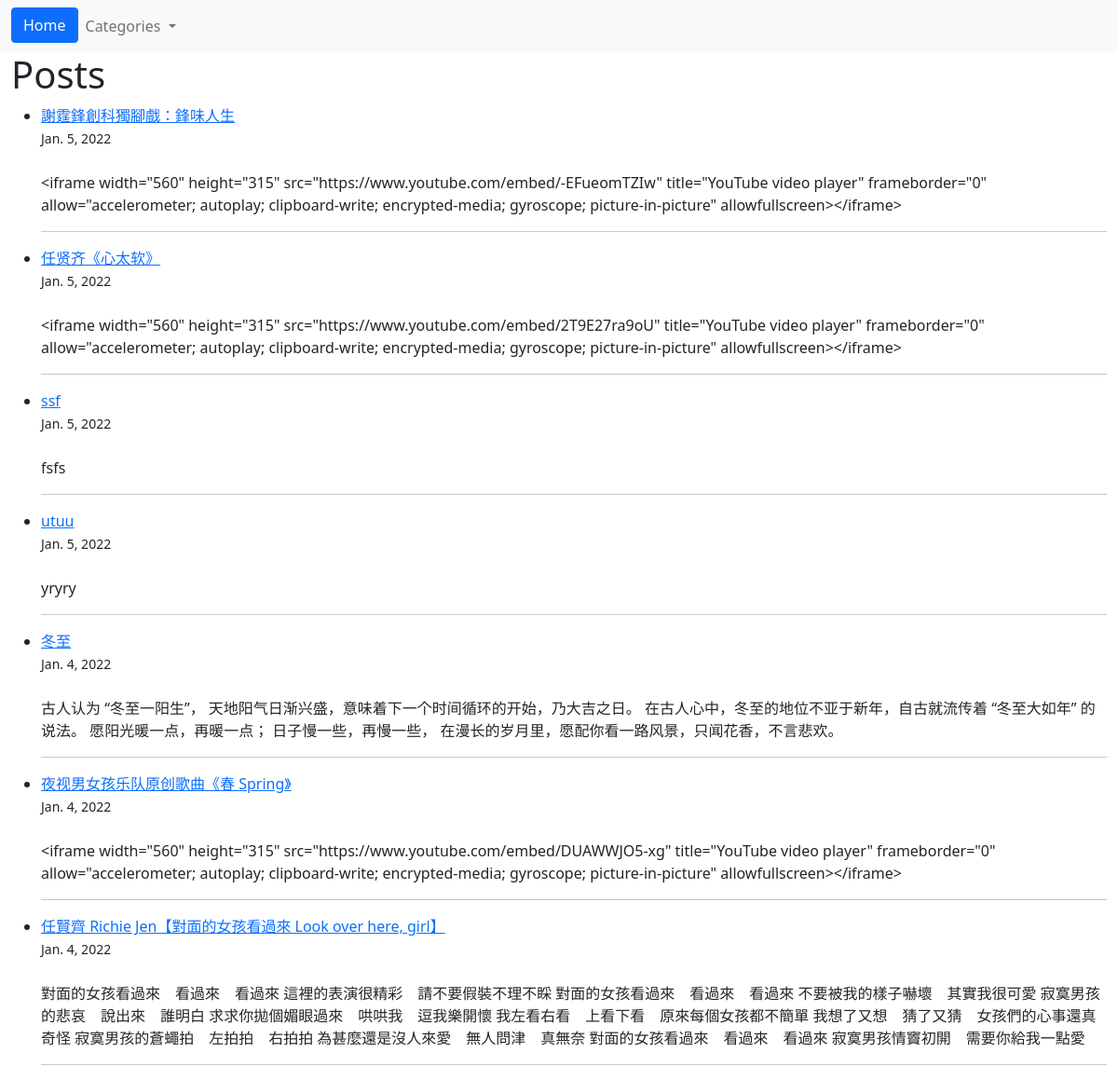
The app's page /, older data.
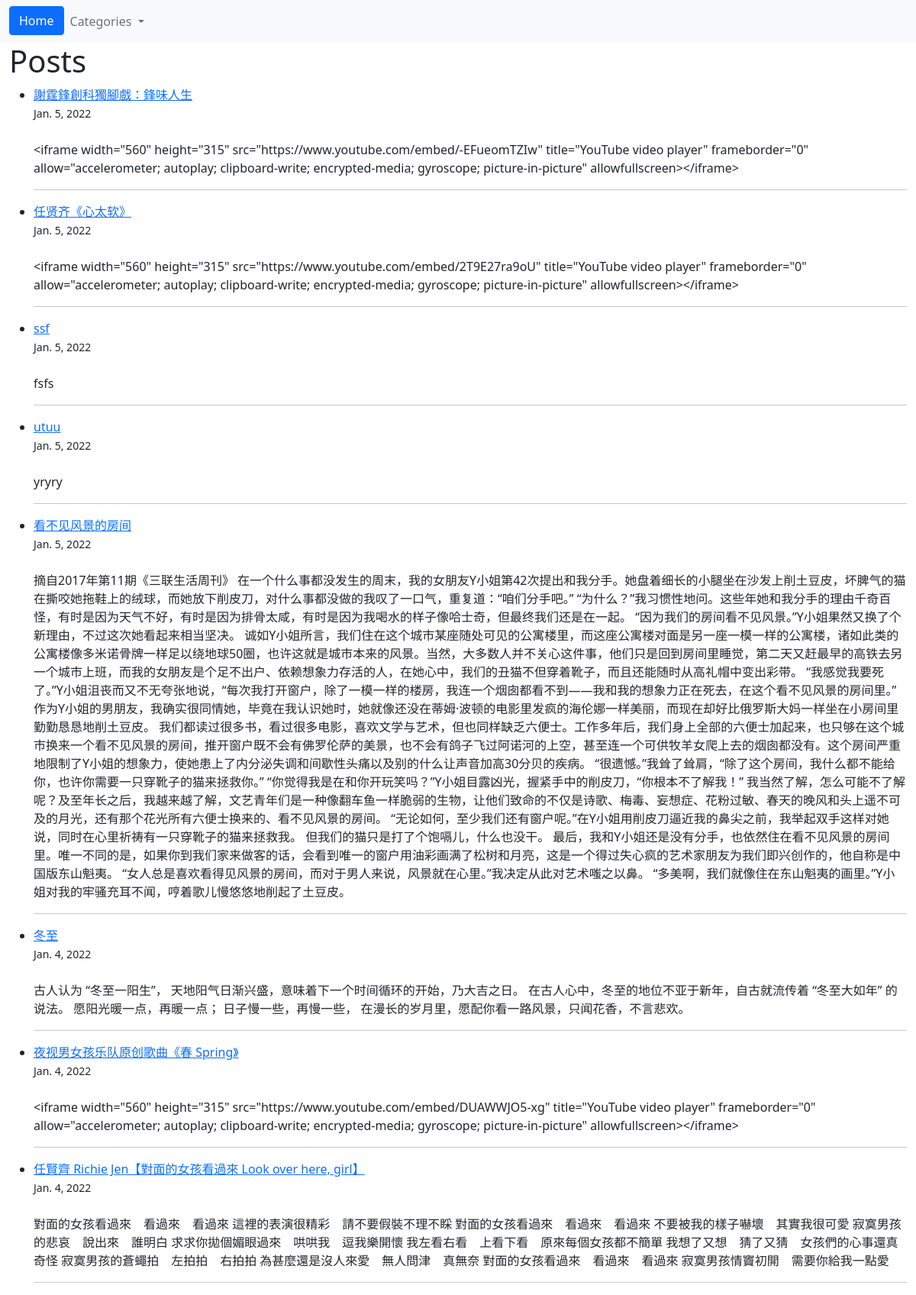
The same page, newer data.
### blog/models.py (models this page shows, shortened)
class Post(models.Model):
    title = models.CharField(max_length= 255)
    author = models.ForeignKey(User, on_delete= models.CASCADE)
    body = models.TextField(max_length= 7000)
    post_date = models.DateField(auto_now_add= True)
    category = models.CharField(max_length= 255, default = 'China')

### blog/views.py (the view)
# urls.py: path('', HomeView.as_view(), name = "home"),
class  HomeView(ListView):
    model = Post
    template_name = 'home.html'
    cats = Category.objects.all()
    ordering =['-post_date']
    def get_context_data(self, *args, **kwargs):
        cat_menu = Category.objects.all()
        context = super(HomeView, self).get_context_data(*args, **kwargs)
        context["cat_menu"] = cat_menu
        return context

### blog/models.py (called while the page is built)
    def __str__(self):
        return self.name

### blog/templates/home.html
{%  extends 'base.html' %}
{%  block content %}
<h1> Posts </h1>
<ul>
{%  for post in object_list %}
    <li> <a href="{% url 'article_detail' post.pk %}"> {{ post.title }}</a> <br/>  <small> {{ post.post_date}} </small> <br/> <br/>
        {{ post.body }} </li> <hr>
{% endfor %}
</ul>
{%  endblock %}

### blog/templates/base.html (shortened to what this page needs)
<!doctype html>
<html lang="en">
  <head>
    <link href="https://cdn.jsdelivr.net/npm/bootstrap@5.1.3/dist/css/bootstrap.min.css" rel="stylesheet">
  </head>
  <body>
    <nav class="navbar navbar-expand-lg navbar-light bg-light">
        <div class="container-fluid">
          <div class="collapse navbar-collapse" id="navbarSupportedContent">
            <ul class="navbar-nav me-auto mb-2 mb-lg-0">
              <li class="nav-item">
                <a class="btn btn-primary" aria-current="page" href="{% url 'home' %}">Home</a>
                <li class="nav-item dropdown">
                  <a class="nav-link dropdown-toggle" href="#" id="navbarDropdown" role="button" data-bs-toggle="dropdown" aria-expanded="false">
                    Categories
                  </a>
                </li> </li>
                  </ul>
          </div>
        </div>
      </nav>
      <div class="container-fluid">
   {%  block content %}
   {%  endblock %}
    </div>
  </body>
</html>

Row changes from the older to the newer data that the page shows:
added Post: title "看不见风景的房间", post_date "Jan. 5, 2022", body "摘自2017年第11期《三联生活周刊》 在一个什么事都没发生的周末，我的女朋友Y小姐第42次提出和我分手。她盘着细长的小腿坐在沙发上削土豆皮，坏脾气的猫在撕咬她拖鞋上的绒球，而她放下削皮刀，对什么事都没做的我叹了一口气，重复道：“咱们分手吧。” “为什么？”我习惯性地问。这些年她和我分手的理由千奇百怪，有时是因为天气不好，有时是因为排骨太咸，有时是因为我喝水的样子像哈士奇，但最终我们还是在一起。 “因为我们的房间看不见风景。”Y小姐果然又换了个新理由，不过这次她看起来相当坚决。 诚如Y小姐所言，我们住在这个城市某座随处可见的公寓楼里，而这座公寓楼对面是另一座一模一样的公寓楼，诸如此类的公寓楼像多米诺骨牌一样足以绕地球50圈，也许这就是城市本来的风景。当然，大多数人并不关心这件事，他们只是回到房间里睡觉，第二天又赶最早的高铁去另一个城市上班，而我的女朋友是个足不出户、依赖想象力存活的人，在她心中，我们的丑猫不但穿着靴子，而且还能随时从高礼帽中变出彩带。 “我感觉我要死了。”Y小姐沮丧而又不无夸张地说，“每次我打开窗户，除了一模一样的楼房，我连一个烟囱都看不到——我和我的想象力正在死去，在这个看不见风景的房间里。” 作为Y小姐的男朋友，我确实很同情她，毕竟在我认识她时，她就像还没在蒂姆·波顿的电影里发疯的海伦娜一样美丽，而现在却好比俄罗斯大妈一样坐在小房间里勤勤恳恳地削土豆皮。…"
